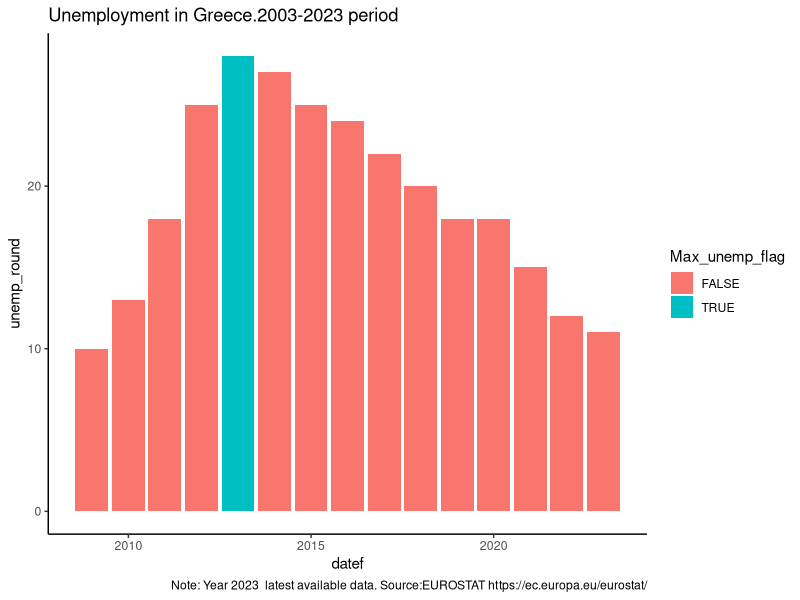
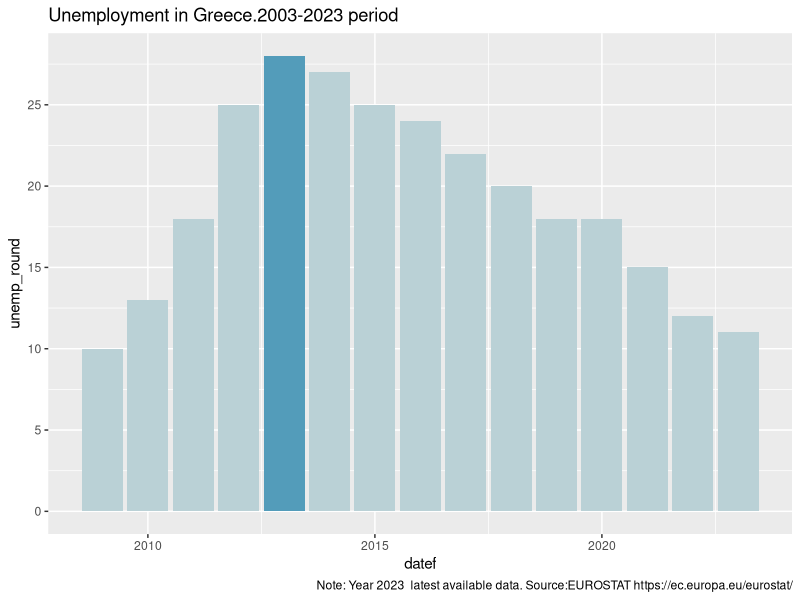
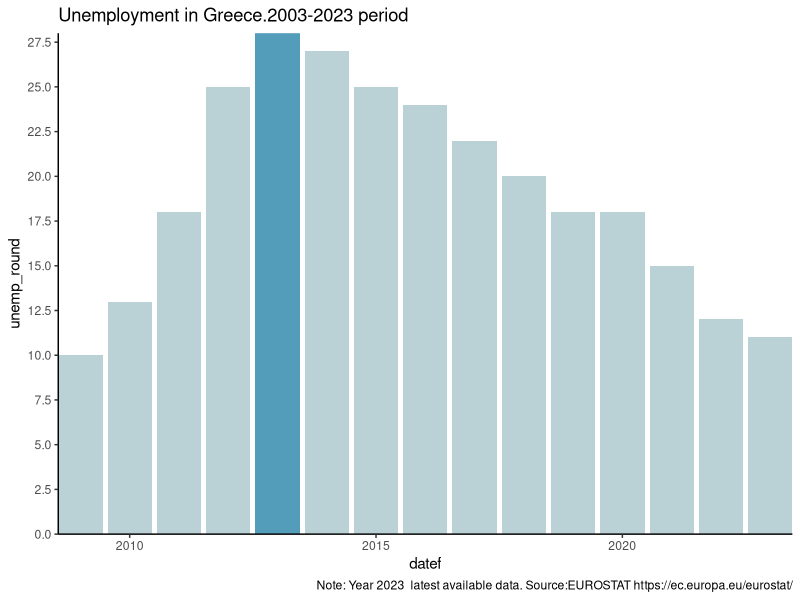
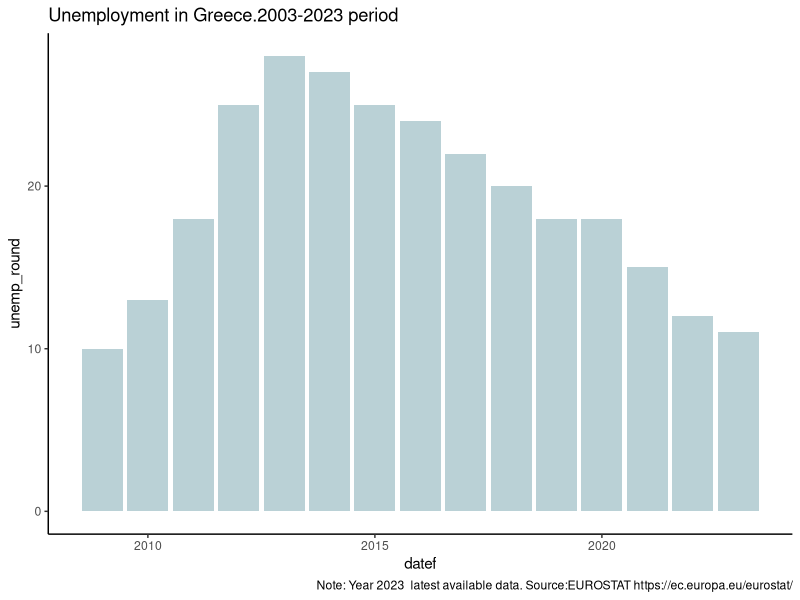
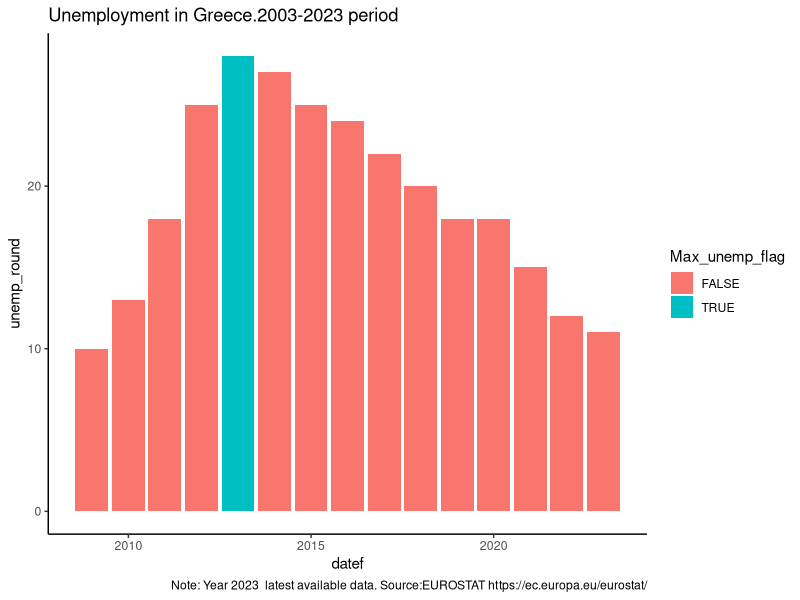
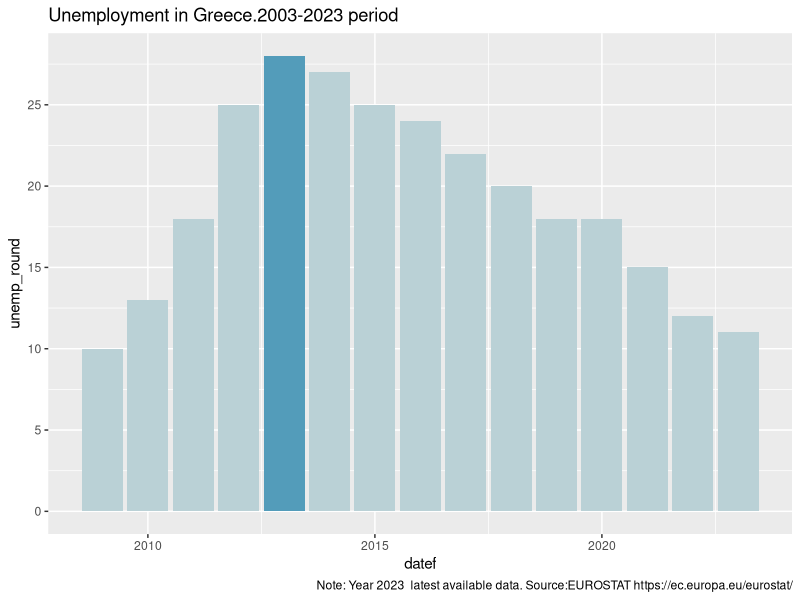
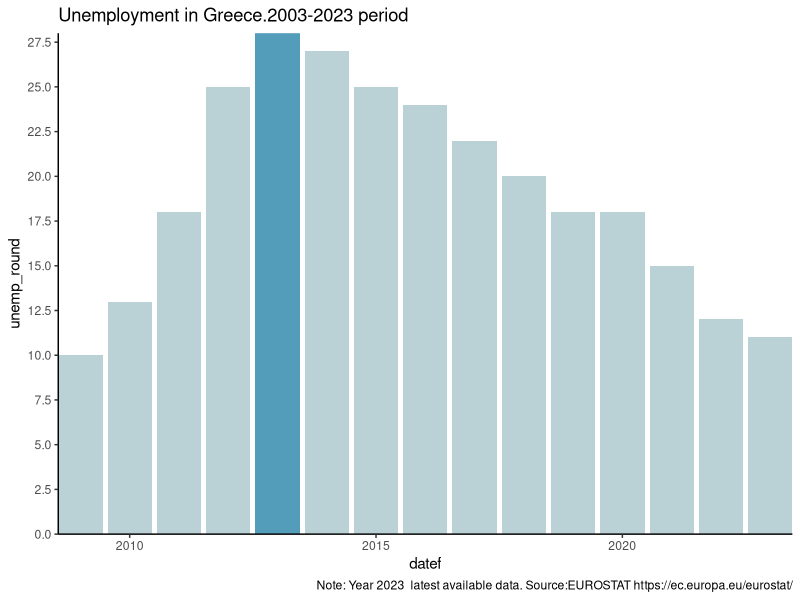

Generate these figures, in order, with R: (Note: this script raises an error after producing the figures.)
# Script:  06 custom geom_bar unemployment by county.R
# AIM 06 custom geom_bar unemployment metric for each country


# 1. Import previous files.
library(here)
library(tidyverse)

# 1. Import unemployment indicator data 
combined_indic  <- read.table(here("data_cleansed", "EU_TEMP_UNEMP_COMBINED_SORTED.csv"),
                              header =TRUE, sep =',',stringsAsFactors =TRUE)
head(combined_indic)

str(combined_indic)

## 1.1 Apply date format to "date" column
#  mutate(datef = as.Date(date)) %>% 
# select(date = datef,country,metric_name,metric_value)

combined_indic_date_fmtd <- read.table(here("data_cleansed", "EU_TEMP_UNEMP_COMBINED_SORTED.csv"),
                                       header =TRUE, sep =',',stringsAsFactors =TRUE) %>% 
                            mutate(datef = as.Date(date)) %>% 
                            select(datef, country,metric_name,metric_value)
str(combined_indic_date_fmtd)
head(combined_indic_date_fmtd)

metrics_list <- combined_indic_date_fmtd %>% select(metric_name) %>% distinct()
metrics_list

unemployment_subset <- combined_indic_date_fmtd %>% 
                       filter(metric_name == 'unemp_rate')

# 2. Subset data for Greece
unemp_greece <- unemployment_subset %>% 
  filter(country %in% c("greece")) 

# 3. Create two flags
# 3.1. Flag for highest unemployment year
# Max_unemp_flag = ifelse(unemp_round == max_unemp,TRUE,FALSE) 
str(unemp_greece)

library(tidyr)

unemp_greece_max <- unemp_greece %>% 
  mutate(
    unemp_round = round(metric_value,0),
    max_unemp = max(metric_value, na.rm = TRUE))

unemp_greece_max_flag <- unemp_greece_max %>% 
  mutate(Max_unemp_flag = ifelse(metric_value == max_unemp,TRUE,FALSE) 
  ) %>% 
  select(datef,country,unemp_round,max_unemp,Max_unemp_flag) %>% 
  drop_na() # Remove empty rows with na() values

# 3.2. Flag for the latest year
#  Max_date = ifelse(Date == Latest_date,TRUE,FALSE))
str(unemp_greece_max)

unemp_greece_latest <- unemp_greece_max_flag %>% 
  mutate(
      Latest_date = max(datef),
      Max_date = ifelse(datef == Latest_date,TRUE,FALSE))

head(unemp_greece_latest)

# 4. Create a basic bar plot
str(unemp_greece)
Plot01 <- unemp_greece_latest %>% 
  ggplot(aes(x = datef, y = unemp_round)) +
  geom_col(fill = "#BAD1D6")

Plot02 <- unemp_greece_latest %>% 
  ggplot(aes(x = datef, y = unemp_round)) +
  geom_col(fill = "#BAD1D6") +
labs(title = "Unemployment in Greece.2003-2023 period",
     caption = "Note: Year 2023  latest available data. Source:EUROSTAT https://ec.europa.eu/eurostat/") +
  theme_classic() 

ggsave("plots_output/10_Greece_unemployment_value.png", width = 6.38, height = 5.80)


# 4.1 Introduce titles and flag for year with max unemployment value 
# Flag color introduced, fill goes to ggplot() function and geom_col() used to remove legend
str(unemp_greece_latest)

# To highlight specific date, it must be defined as a FACTOR

Plot03 <- unemp_greece_latest %>% 
  ggplot(aes(x = datef, y = unemp_round, fill = Max_unemp_flag)) +
  labs(title = "Unemployment in Greece.2003-2023 period",
       caption = "Note: Year 2023  latest available data. Source:EUROSTAT https://ec.europa.eu/eurostat/") +
  geom_col() +
  theme_classic() 
Plot03

ggsave("plots_output/11_True_false_colour_defined_by_max_unemp_value.png", width = 6.38, height = 5.80)


# 4.2 Introduce custom colour in the plot
#    geom_col(show.legend = FALSE) +
# colours: FALSE values for "is_2024" variable: Aquamarine "#BAD1D6"
#          TRUE values for "is_2024" variable: Last year is 2024. DARK BLUE "#539CBA"
#    scale_fill_manual(breaks = c(FALSE,TRUE),
#                   values = c("#BAD1D6","#539CBA"))
  
Plot04 <-  unemp_greece_latest %>% 
  ggplot(aes(x = datef, y = unemp_round, fill = Max_unemp_flag)) +
  labs(title = "Unemployment in Greece.2003-2023 period",
       caption = "Note: Year 2023  latest available data. Source:EUROSTAT https://ec.europa.eu/eurostat/") +
  geom_col(show.legend = FALSE) +
  scale_fill_manual(breaks = c(FALSE,TRUE),
                    values = c("#BAD1D6","#539CBA")) +
  scale_y_continuous(n.breaks=10) +
  coord_cartesian(expand = TRUE) 
Plot04

ggsave("plots_output/12_Cutom_color_bars_based_flag_max_value.png", width = 6.38, height = 5.80)


# 4.3 Introduce theme_classic() to the plot 
# Also include "coord_cartesian(expand = FALSE) to remove gat on the X axis at the bottom of the chart.
Plot05 <-  unemp_greece_latest %>% 
  ggplot(aes(x = datef, y = unemp_round, fill = Max_unemp_flag)) +
  labs(title = "Unemployment in Greece.2003-2023 period",
       caption = "Note: Year 2023  latest available data. Source:EUROSTAT https://ec.europa.eu/eurostat/") +
  geom_col(show.legend = FALSE) +
  scale_fill_manual(breaks = c(FALSE,TRUE),
                    values = c("#BAD1D6","#539CBA")) +
  scale_y_continuous(n.breaks=10) +
  coord_cartesian(expand = FALSE) +
  theme_classic() 
Plot05

ggsave("plots_output/13_Custom_theme_color_bars_based_flag_max_value.png", width = 6.38, height = 5.80)


# 4.4 Remove expansion around the whole perimeter
# Always remove this expansion for geom_col()
# coord_cartesian(expand = FALSE) +

Plot06 <-  unemp_greece_latest %>% 
  ggplot(aes(x = date, y = unemp_rate, fill = Max_unemp_flag)) +
  labs(title = "Unemployment in Greece.2003-2023 period",
       caption = "Note: Year 2023  latest available data. Source:EUROSTAT https://ec.europa.eu/eurostat/") +
  geom_col(show.legend = FALSE) +
  scale_fill_manual(breaks = c(FALSE,TRUE),
                    values = c("#BAD1D6","#539CBA")) +
  coord_cartesian(expand = FALSE) +
  theme_classic() 
Plot06

ggsave("plots_output/14_Cutom_theme_color_bars_based_no_gap.png", width = 6.38, height = 5.80)

# 4.5 Include Title and caption
#theme(
#  #  plot.caption = element_textbox_simple(hjust=0), # Wrap legend text
#  plot.caption.position = "plot", # Caption and title left aligned
#  plot.title.position = "plot"
#)

library(ggtext)

Plot07 <-  unemp_greece_latest %>% 
  ggplot(aes(x = date, y = unemp_rate, fill = Max_unemp_flag)) +
  labs(title = "Unemployment in Greece.2003-2023 period",
       caption = "Note: Year 2023  latest available data. Source:EUROSTAT https://ec.europa.eu/eurostat/") +
  geom_col(show.legend = FALSE) +
  scale_fill_manual(breaks = c(FALSE,TRUE),
                    values = c("#BAD1D6","#539CBA")) +
  coord_cartesian(expand = FALSE) +
  theme_classic() +
  theme(
  #  plot.caption = element_textbox_simple(hjust=0), # Wrap legend text
    plot.caption.position = "plot", # Caption and title left aligned
    plot.title.position = "plot"
  )
Plot07

# 4.6 Form title as bold
#  plot.title = element_text(face = "bold"),

library(ggtext)

Plot08 <-  unemp_greece_latest %>% 
  ggplot(aes(x = date, y = unemp_rate, fill = Max_unemp_flag)) +
  labs(title = "Unemployment in Greece.2003-2023 period",
       caption = "Note: Year 2023  latest available data. Source:EUROSTAT https://ec.europa.eu/eurostat/") +
  geom_col(show.legend = FALSE) +
  scale_fill_manual(breaks = c(FALSE,TRUE),
                    values = c("#BAD1D6","#539CBA")) +
  coord_cartesian(expand = FALSE) +
  theme_classic() +
  theme(
    plot.title = element_text(face = "bold"),
    #  plot.caption = element_textbox_simple(hjust=0), # Wrap legend text
    plot.caption.position = "plot", # Caption and title left aligned
    plot.title.position = "plot"
  )
Plot08

ggsave("plots_output/15_Cutom_plot_bold_title.png", width = 6.38, height = 5.80)

# 4.7 Create annotation bubble
# Annotation buble position needs to be adjusted for each chart
library(ggtext)

# Format caption

# Insert a single line break <br> in the annotation buble.
# Remove border colour around "Year 2013 highest unemployment rate" text annotation geom_richtext() (color = "black",label.colour = NA)
# Draw Horizontal line from the text to the bar: 
#   Using annotate(annotate(geom = "segment",x = 2022.5 , xend = 2023.4,y = 63, yend = 63)) 
# Introduce rectangle figure with annotate('rect',xmin = 07, xmax = 12,ymin = 25, ymax = 30, 
#                           alpha = .1 , fill = 'grey',col = 'black')

Plot09 <-  unemp_greece_latest %>% 
  ggplot(aes(x = date, y = unemp_rate, fill = Max_unemp_flag)) +
  # annotate('segment',xmin = as.Date("2010-01-01"), xmax = as.Date("2010-01-02"),ymin = 15, ymax = 20) +
 annotate('rect',xmin = 10, xmax = 12,ymin = 25, ymax = 30, 
           alpha = .1 , fill = 'grey',col = 'black') +
  
#  annotate('segment',x = 05, xend =16 ,y = 10, yend =  20, 
#          alpha = .1 , fill = 'blue',col = 'black') +

    labs(title = "Unemployment in Greece.2003-2023 period",
       caption = "Note: Year 2023  latest available data. Source:EUROSTAT https://ec.europa.eu/eurostat/") +
  geom_col(show.legend = FALSE) +
  # Include annotation buble 
  geom_richtext(geom = "textbox", label = "Year 2013<br>highest unemployment rate", 
                x = 10, y = 26,
                hjust = 1,  
                fill = NA,
                color = "black",
                label.colour = NA,
                show.legend = FALSE) +
  scale_fill_manual(breaks = c(FALSE,TRUE),
                    values = c("#BAD1D6","#539CBA")) +
  coord_cartesian(expand = FALSE) +
  theme_classic() +
  theme(
    plot.title = element_text(face = "bold"),
    #  plot.caption = element_textbox_simple(hjust=0), # Wrap legend text
    plot.caption.position = "plot", # Caption and title left aligned
    plot.title.position = "plot"
  )
Plot09

ggsave("plots_output/16_Include Annotation buble with geom annotations.png", width = 6.38, height = 5.80)
